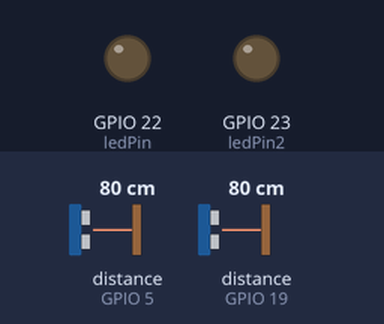
The sketch below on a simulated ESP32. Parts: output pins drawn as LEDs (lit = HIGH). Wiring (inferred from the names in the program): 2 × ultrasonic range finder: trigger GPIO 2, echo GPIO 5 / trigger GPIO 18, echo GPIO 19. The inputs (shaded band) are chosen by the test bench; at power-on: distance to the obstacle (sensors on GPIO 5, GPIO 19) 80 cm. The echo pulse lasts 58.3 µs per cm; WiFi joins after 1.5 s; servers stay silent unless stated; pins used as bus, display or sensor lines are not drawn; what the sketch prints to the serial monitor is not drawn.

Above: at 2.7 s.
2.8 s: distance to the obstacle (sensor on GPIO 5) set to 30 cm
4.3 s: distance to the obstacle (sensor on GPIO 5) set to 23 cm
At 4.9 s:
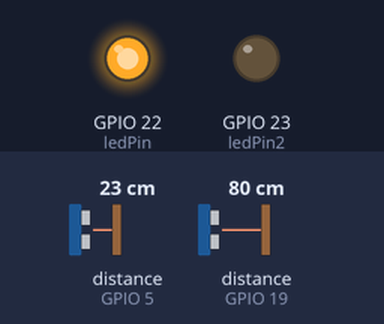
5.8 s: distance to the obstacle (sensor on GPIO 19) set to 29 cm
7.3 s: distance to the obstacle (sensor on GPIO 19) set to 25 cm
At 8.1 s:
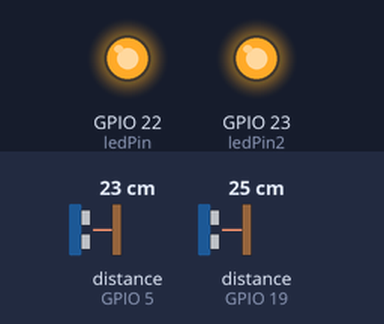
8.8 s: distance to the obstacle (sensor on GPIO 5) set to 35 cm
At 9.3 s:
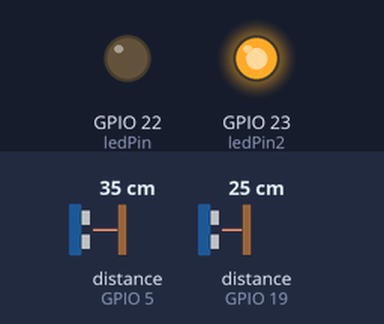
10.3 s: distance to the obstacle (sensor on GPIO 5) set to 2 cm
At 11.6 s:
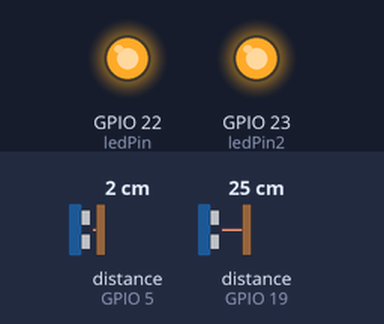
Timing chart, 0 to 12.8 s (numbered marks = the images above; inputs shaded):
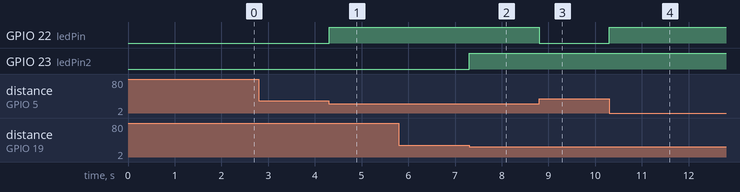

Measured:
- the behaviour switches between 27 and 26 cm on distance to the obstacle (sensor on GPIO 5) (found by bisection; images 0 and 1)
- the behaviour switches between 27 and 26 cm on distance to the obstacle (sensor on GPIO 19) (found by bisection; images 1 and 2)
- after the input at 2.8 s, every drawn part: stays the same
- after the input at 4.3 s, GPIO 22 (ledPin): LOW → HIGH at once
- after the input at 5.8 s, every drawn part: stays the same
- after the input at 7.3 s, GPIO 23 (ledPin2): LOW → HIGH at once
- after the input at 8.8 s, GPIO 22 (ledPin): HIGH → LOW at once
- after the input at 10.3 s, GPIO 22 (ledPin): LOW → HIGH at once

The sketch:

1.ino
```cpp
//pin sensor 1
#define trigPin 2
#define echoPin 5

//pin sensor 2
#define trigPin2 18
#define echoPin2 19

//verifica si esta pasando
String sensor1;
String sensor2;

//para ver si hay persona en el rango
long distance1;
long distance2;

long duration1;
long duration2;

int minRange = 25;

//sensor primero en pasar persona
String primero;
String segundo;

//cantidad de personas
int nPersonas;
String sPersonas;

//LED
const int ledPin = 22;
const int ledPin2 = 23;

//librerias de wifi
#include <WiFi.h>
//firebase
#include <IOXhop_FirebaseESP32.h>

//credenciales firebase y wifi
#define FIREBASE_HOST ""
#define FIREBASE_AUTH ""
#define WIFI_SSID ""
#define WIFI_PASSWORD ""
void setup()
{
  // put your setup code here, to run once:
  Serial.begin(9600);
  //sensor 1
  pinMode(trigPin, OUTPUT);
  pinMode(echoPin, INPUT);

  pinMode(trigPin2, OUTPUT);
  pinMode(echoPin2, INPUT);

  // connect to wifi.
  WiFi.begin(WIFI_SSID, WIFI_PASSWORD);
  Serial.print("connecting");
  while (WiFi.status() != WL_CONNECTED) {
    Serial.print(".");
    delay(500);
  }
  Serial.println();
  Serial.print("connected: ");
  Serial.println(WiFi.localIP());

  // connect to firebase
  Firebase.begin(FIREBASE_HOST, FIREBASE_AUTH);

  //LED
  pinMode (ledPin, OUTPUT);
  pinMode (ledPin2, OUTPUT);

  //inizializar estado del sensor
  sensor1 = "inactivo";
  sensor2 = "inactivo";
}

void loop()
{

  // put your main code here, to run repeatedly:
  /* The following trigPin/echoPin cycle is used to determine the
  distance of the nearest object by bouncing soundwaves off of it. */
  digitalWrite(trigPin, LOW);
  delayMicroseconds(2);

  digitalWrite(trigPin, HIGH);
  delayMicroseconds(10);

  digitalWrite(trigPin, LOW);
  duration1 = pulseIn(echoPin, HIGH);

  //Calculate the distance (in cm) based on the speed of sound.
  distance1 = duration1*0.034/2;

  //segundo sensor
  digitalWrite(trigPin2, LOW);
  delayMicroseconds(2);

  digitalWrite(trigPin2, HIGH);
  delayMicroseconds(10);

  digitalWrite(trigPin2, LOW);
  duration2 = pulseIn(echoPin2, HIGH);

  //Calculate the distance (in cm) based on the speed of sound.
  distance2 = duration2*0.034/2;

  if (distance1 <= minRange)
  {
    sensor1 = "pasando";
    digitalWrite (ledPin, HIGH);  // turn on the LED
    //pasando
    if(primero == "")
    {
      primero = "sensor1";
    }
    else if (primero == "sensor2")
    {
      segundo = "sensor1";
    }
  }
  else
  {
    //no hay nadie  en el rango
    sensor1 = "inactivo";
    digitalWrite (ledPin, LOW);  // turn on the LED
  }

  //verifico si la distancia es menor a 100 - significa que hay persona en el rango del sensor dos
  if (distance2 <= minRange)
  {
    sensor2 = "pasando";
    digitalWrite (ledPin2, HIGH);  // turn on the LED
    //pasando
    if(primero == "")
    {
      primero = "sensor2";
    }
    else if (primero == "sensor1")
    {
      segundo = "sensor2";
    }
  }
  else
  {
    //no hay nadie  en el rango
    sensor2 = "inactivo";
    digitalWrite (ledPin2, LOW);  // turn on the LED
  }

  //verifico si la persona ya no esta en rango con ningun sensor y hago el conteo
  int i,len;

  if (sensor2 == "inactivo")
  {
    if (sensor1 == "inactivo")
    {
        //si huvo alguien que paso por los sensores
        if(primero == "sensor1")
        {
          if(segundo == "sensor2")
          {
              //direccion entrando
              //obtengo numero de personas de base de datos
              sPersonas = Firebase.getString("Actuales");
              //convierto string a numero
              nPersonas = 0;
              len = sPersonas.length();
              for(i=0; i<len; i++)
                {
                  nPersonas = nPersonas * 10 + ( sPersonas[i] - '0' );
                }
              //sumo

              nPersonas = nPersonas + 1;
              //paso a string
              sPersonas = String(nPersonas);
              //guardo
              Firebase.setString("Actuales", sPersonas);
              primero = "";
              segundo = "";

          }
        }
        else if(primero == "sensor2")
        {
          if(segundo == "sensor1")
          {
              sPersonas = Firebase.getString("Actuales");
              nPersonas = 0;
              len = sPersonas.length();
              for(i=0; i<len; i++)
                {
                  nPersonas = nPersonas * 10 + ( sPersonas[i] - '0' );
                }
              if (nPersonas > 0)
              {
                //resto
                nPersonas = nPersonas - 1;
                //paso a string
                sPersonas = String(nPersonas);
                //guardo
                Firebase.setString("Actuales", sPersonas);
                primero = "";
                segundo = "";
              }

          }
        }
    }
  }

}
```
